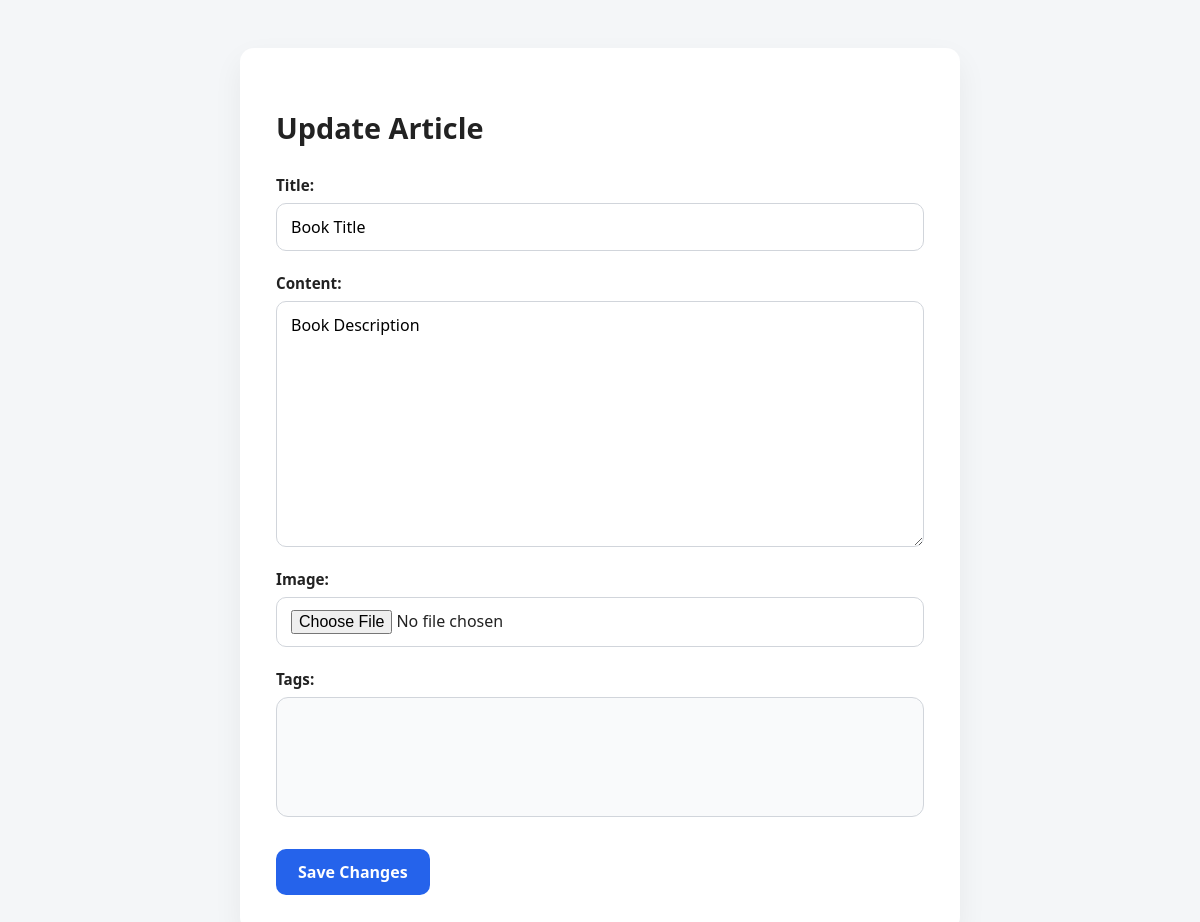
The app's page /post/update/3/, older data.
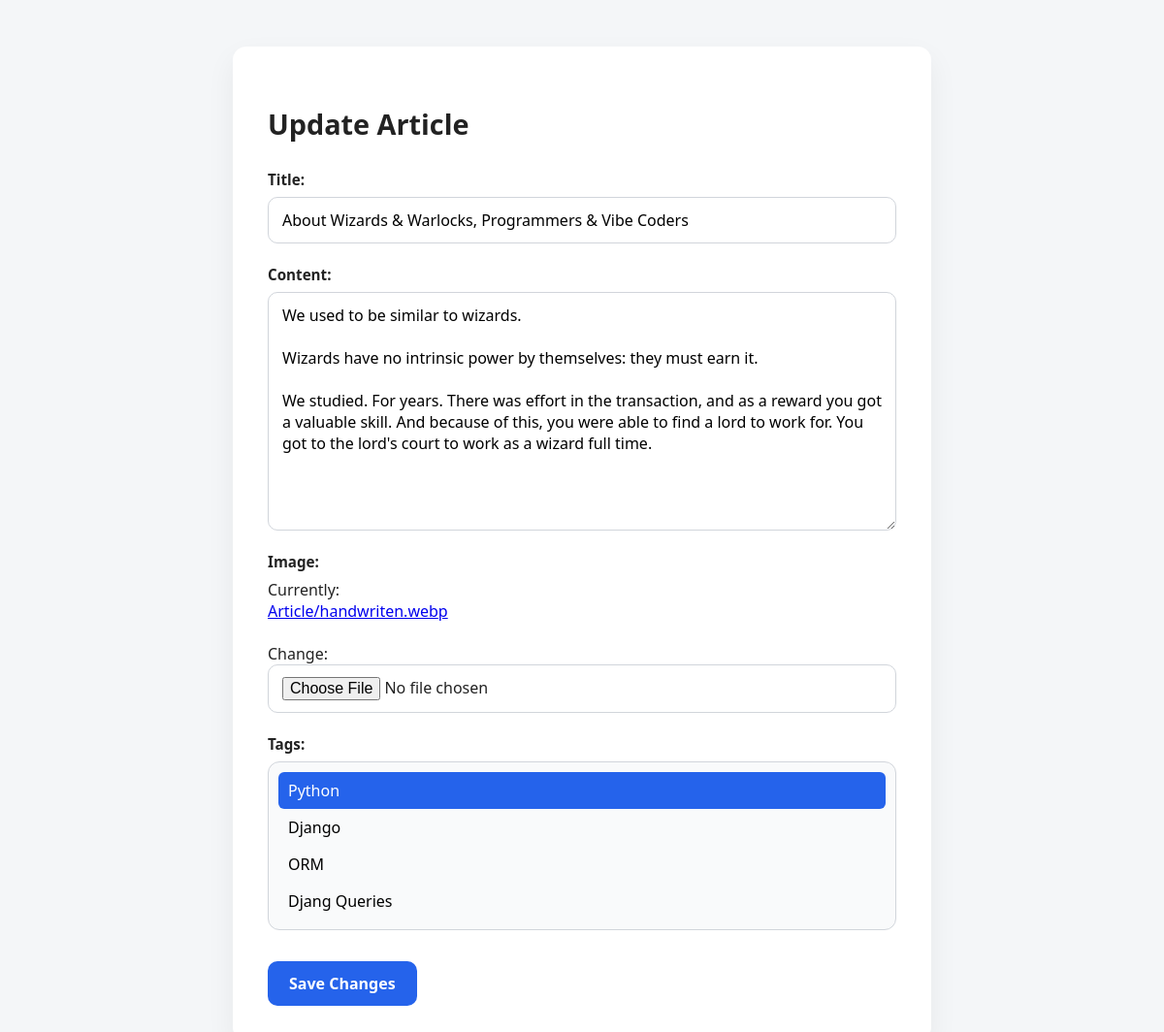
The same page, newer data.
### Post/models.py (models this page shows, shortened)
class Article(models.Model):
    user = models.ForeignKey(User,on_delete=models.CASCADE)
    title = models.CharField(max_length=250)
    content = models.TextField()
    image = models.ImageField(upload_to='Article/')
    tags = models.ManyToManyField(TagModel)
    created_at = models.DateTimeField(auto_now_add=True)
    updated_at = models.DateTimeField(auto_now=True)

### Tags/models.py (models this page shows)
class TagModel(models.Model):
    user = models.ForeignKey(User,on_delete=models.CASCADE)
    title = models.CharField(max_length=150,unique=True)
    def __str__(self):
        return f'{self.title}'

### Post/views.py (the view)
# urls.py: path("update/<int:pk>/", PostUpdateView.as_view(), name="update"),
class PostUpdateView(UpdateView):
    model = Article
    form_class = ArticleForm
    template_name = "Post/article_update.html"
    context_object_name = "form"
    success_url = reverse_lazy("post")

### Post/forms.py
class ArticleForm(forms.ModelForm):
    class Meta:
        model = Article
        fields = ['title','content','image','tags']

### Post/templates/Post/article_update.html (shortened to what this page needs)
<!DOCTYPE html>
<html lang="en">
<head>
</head>
<body>
    <section class="article-form-container">
        <h1 class="form-title">Update Article</h1>
        <form method="post" class="article-form" enctype="multipart/form-data">
            <div class="form-fields">
                {{ form.as_p }}
            </div>
            <button type="submit" class="submit-btn">Save Changes</button>
        </form>
    </section>
</body>
</html>

Row changes from the older to the newer data that the page shows:
changed Article: title "Book Title" → "About Wizards & Warlocks, Programmers & Vibe Coders"; content "Book Description" → "We used to be similar to wizards. Wizards have no intrinsic power by themselves: they must earn it. We studied. For years. There was effort in the transaction, and as a reward you got a valuable skill. And because of this, you were able to find a lord to work for. You got to the lord's court to work as a wizard full time."
Text that changed along with them:
form field tags: (not shown) → "Python ☑ / Django / ORM / Djang Queries"
text no longer shown: "Title: Content: Image: Tags:"
text now shown: "Title: Content: Image: Currently: Article/handwriten.webp Change: Tags:"
